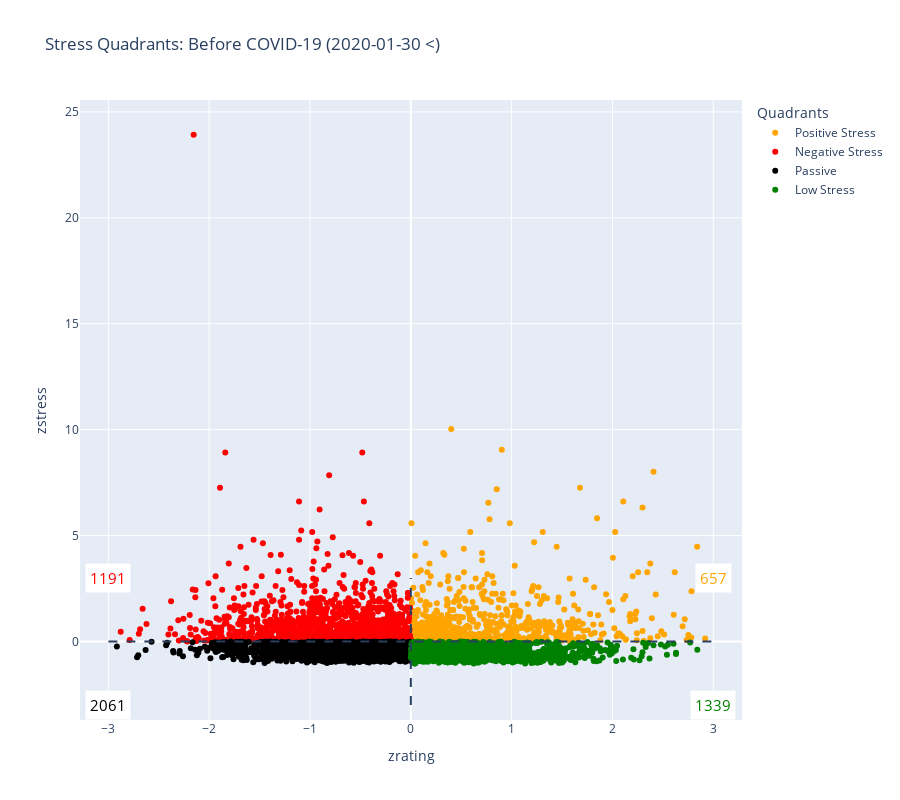

The notebook cell saved with this chart:
### Code cell
plot_quadrants(df=results_before, title=f"Before COVID-19 ({before_date} <)")

### Figure 1 — Plotly figure (JSON) as saved in the notebook; plotly's stock layout.template omitted (floating-point values rounded to 4 significant figures; data arrays with more than 128 entries replaced by an {"elided": "..."} marker saying what was removed)
{"data": [{"hovertext": {"elided": "657 str values"}, "marker": {"color": "orange"}, "mode": "markers", "name": "Positive Stress", "type": "scatter", "x": {"elided": "657 float values"}, "y": {"elided": "657 float values"}}, {"hovertext": {"elided": "1191 str values"}, "marker": {"color": "red"}, "mode": "markers", "name": "Negative Stress", "type": "scatter", "x": {"elided": "1191 float values"}, "y": {"elided": "1191 float values"}}, {"hovertext": {"elided": "2061 str values"}, "marker": {"color": "black"}, "mode": "markers", "name": "Passive", "type": "scatter", "x": {"elided": "2061 float values"}, "y": {"elided": "2061 float values"}}, {"hovertext": {"elided": "1339 str values"}, "marker": {"color": "green"}, "mode": "markers", "name": "Low Stress", "type": "scatter", "x": {"elided": "1339 float values"}, "y": {"elided": "1339 float values"}}], "layout": {"annotations": [{"bgcolor": "white", "borderpad": 4, "font": {"color": "orange", "size": 15}, "showarrow": false, "text": "657", "x": 3, "y": 3}, {"bgcolor": "white", "borderpad": 4, "font": {"color": "red", "size": 15}, "showarrow": false, "text": "1191", "x": -3, "y": 3}, {"bgcolor": "white", "borderpad": 4, "font": {"color": "black", "size": 15}, "showarrow": false, "text": "2061", "x": -3, "y": -3}, {"bgcolor": "white", "borderpad": 4, "font": {"color": "green", "size": 15}, "showarrow": false, "text": "1339", "x": 3, "y": -3}], "height": 800, "legend": {"title": {"text": "Quadrants"}}, "shapes": [{"line": {"dash": "dash"}, "type": "line", "x0": 0, "x1": 0, "y0": -3, "y1": 3}, {"line": {"dash": "dash"}, "type": "line", "x0": -3, "x1": 3, "y0": 0, "y1": 0}], "title": {"text": "Stress Quadrants: Before COVID-19 (2020-01-30 <)"}, "xaxis": {"title": {"text": "zrating"}}, "yaxis": {"title": {"text": "zstress"}}}}
